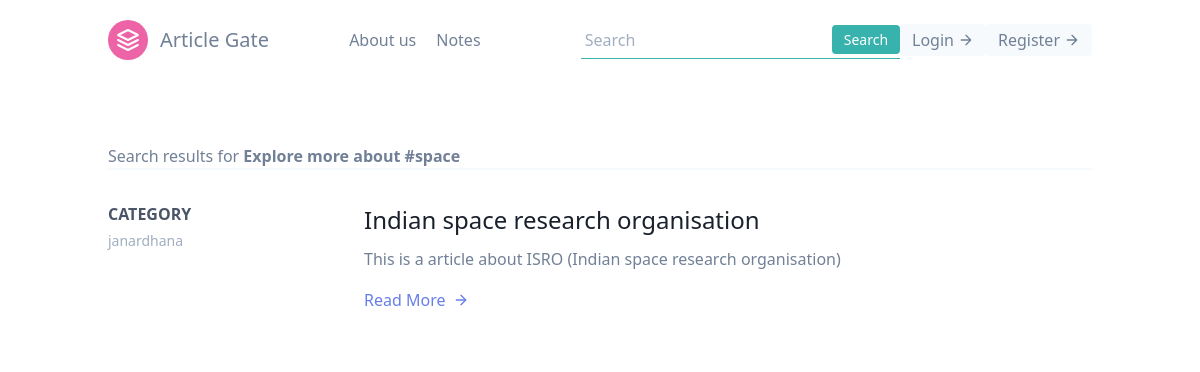
Page /article/tag/space on the committed database.
### article/models.py (models this page shows, shortened)
class Post(models.Model):
    title = models.CharField(max_length=50)
    about = models.CharField(default="",max_length=200)
    content = RichTextField(blank=True, null=True)
    author = models.ForeignKey(User, on_delete=models.CASCADE, blank=True, null=True)
    date_posted = models.DateTimeField(default=timezone.now)
    likes = models.IntegerField(default=0)
    views = models.IntegerField(default=0)
    tags  = models.CharField(default="",max_length=150)

### article/views.py (the view)
# urls.py: path('article/tag/<str:tagname>',views.tagName,name='tagName'),
def tagName(request, tagname):
    list_tag_obj = []
    objs = Post.objects.all()
    for obj in objs:
        if obj.tags == tagname:
            list_tag_obj.append(obj)
    context = {
        'list_tag_obj':list_tag_obj,
        'tagname':tagname
    }
    return render(request, 'article/tag_search.html', context)

### article/templates/article/tag_search.html (shortened to what this page needs)
<!DOCTYPE html>
<html lang="en">
<head>
  <link href="https://unpkg.com/tailwindcss@^1.0/dist/tailwind.min.css" rel="stylesheet">
</head>
<body>
  <header class="text-gray-600 body-font">
    <div class="container mx-auto flex flex-wrap p-5 flex-col md:flex-row items-center">
      <a class="flex title-font font-medium items-center text-gray-900 mb-4 md:mb-0">
        <svg xmlns="http://www.w3.org/2000/svg" fill="none" stroke="currentColor" stroke-linecap="round"
          stroke-linejoin="round" stroke-width="2" class="w-10 h-10 text-white p-2 bg-pink-500 rounded-full"
          viewBox="0 0 24 24">
          <path d="M12 2L2 7l10 5 10-5-10-5zM2 17l10 5 10-5M2 12l10 5 10-5"></path>
        </svg>
        <a href="{% url 'article:article-home' %}"> <span class="ml-3 text-xl">Article Gate</span></a>
      </a>
      <nav class="md:ml-auto md:mr-auto flex flex-wrap items-center text-base justify-center">
        <a class="mr-5 hover:text-gray-900">About us</a>
        <a class="mr-5 hover:text-gray-900">Notes </a>
      </nav>
      <form method="get" action="/article/search">
        <div class="flex items-center border-b border-teal-500 py-1">
          <input
            class="appearance-none bg-transparent border-none w-full text-gray-700 mr-3 py-0 px-1 leading-tight focus:outline-none"
            type="text" placeholder="Search" aria-label="Full name" name="query" id="query">
          <button
            class="flex-shrink-0 bg-teal-500 hover:bg-teal-700 border-teal-500 hover:border-teal-700 text-sm border-4 text-white py-0 px-2 rounded"
            type="submit">
            Search
          </button>
        </div>
      </form>
      {% if user.is_authenticated %}
      <button
        class="inline-flex items-center bg-gray-100 border-0 py-1 px-3 focus:outline-none hover:bg-gray-200 rounded text-base mt-4 md:mt-0">
        <a href="{% url 'article:addArticle' %}">Create Post</a>
      </button>
      <button
        class="inline-flex items-center bg-gray-100 border-0 py-1 px-3 focus:outline-none hover:bg-gray-200 rounded text-base mt-4 md:mt-0">
        <a href="{% url 'profileView' %}">{{ user.username }}</a>
      </button>
      <button
        class="inline-flex items-center bg-gray-100 border-0 py-1 px-3 focus:outline-none hover:bg-gray-200 rounded text-base mt-4 md:mt-0">
        <a href="{% url 'login' %}">Logout</a>
        <svg fill="none" stroke="currentColor" stroke-linecap="round" stroke-linejoin="round" stroke-width="2"
          class="w-4 h-4 ml-1" viewBox="0 0 24 24">
          <path d="M5 12h14M12 5l7 7-7 7"></path>
        </svg>
      </button>
      {% else %}
      <button
        class="inline-flex items-center bg-gray-100 border-0 py-1 px-3 focus:outline-none hover:bg-gray-200 rounded text-base mt-4 md:mt-0">
        <a href="{% url 'login' %}">Login</a>
        <svg fill="none" stroke="currentColor" stroke-linecap="round" stroke-linejoin="round" stroke-width="2"
          class="w-4 h-4 ml-1" viewBox="0 0 24 24">
          <path d="M5 12h14M12 5l7 7-7 7"></path>
        </svg>
      </button>
      <button
        class="inline-flex items-center bg-gray-100 border-0 py-1 px-3 focus:outline-none hover:bg-gray-200 rounded text-base mt-4 md:mt-0">
        <a href="{% url 'signUp' %}">Register</a>
        <svg fill="none" stroke="currentColor" stroke-linecap="round" stroke-linejoin="round" stroke-width="2"
          class="w-4 h-4 ml-1" viewBox="0 0 24 24">
          <path d="M5 12h14M12 5l7 7-7 7"></path>
        </svg>
      </button>
      {% endif %}
    </div>
  </header>
  <section class="text-gray-600 body-font overflow-hidden">
    <div class="container px-5 py-24 mx-auto">
      <div class="-my-8 divide-y-2 divide-gray-100">
        <h3>Search results for <span style="font-weight: bold;"> Explore more about #{{ tagname }} </span></h3>
          {% for post in list_tag_obj %}
          <div class="py-8 flex flex-wrap md:flex-nowrap">
            <div class="md:w-64 md:mb-0 mb-6 flex-shrink-0 flex flex-col">
              <span class="font-semibold title-font text-gray-700">CATEGORY</span>
              <span class="mt-1 text-gray-500 text-sm">{{ post.author }}</span>
            </div>
            <div class="md:flex-grow">
              <h2 class="text-2xl font-medium text-gray-900 title-font mb-2"><a
                  href="{% url 'article:fullArticle' post.title post.id %}"> {{ post.title }}</a></h2>
              <p class="leading-relaxed">{{ post.about|safe }}</p>
              <a class="text-indigo-500 inline-flex items-center mt-4"
                href="{% url 'article:fullArticle' post.title post.id %}">Read More
                <svg class="w-4 h-4 ml-2" viewBox="0 0 24 24" stroke="currentColor" stroke-width="2" fill="none"
                  stroke-linecap="round" stroke-linejoin="round">
                  <path d="M5 12h14"></path>
                  <path d="M12 5l7 7-7 7"></path>
                </svg>
              </a>
            </div>
          </div>
          {% endfor %}
      </div>
    </div>
  </section>
</body>
</html>

### rows in the picture
Post: tags "space", author "janardhana", title "Indian space research organisation", about "This is a article about ISRO (Indian space research organisation)"
